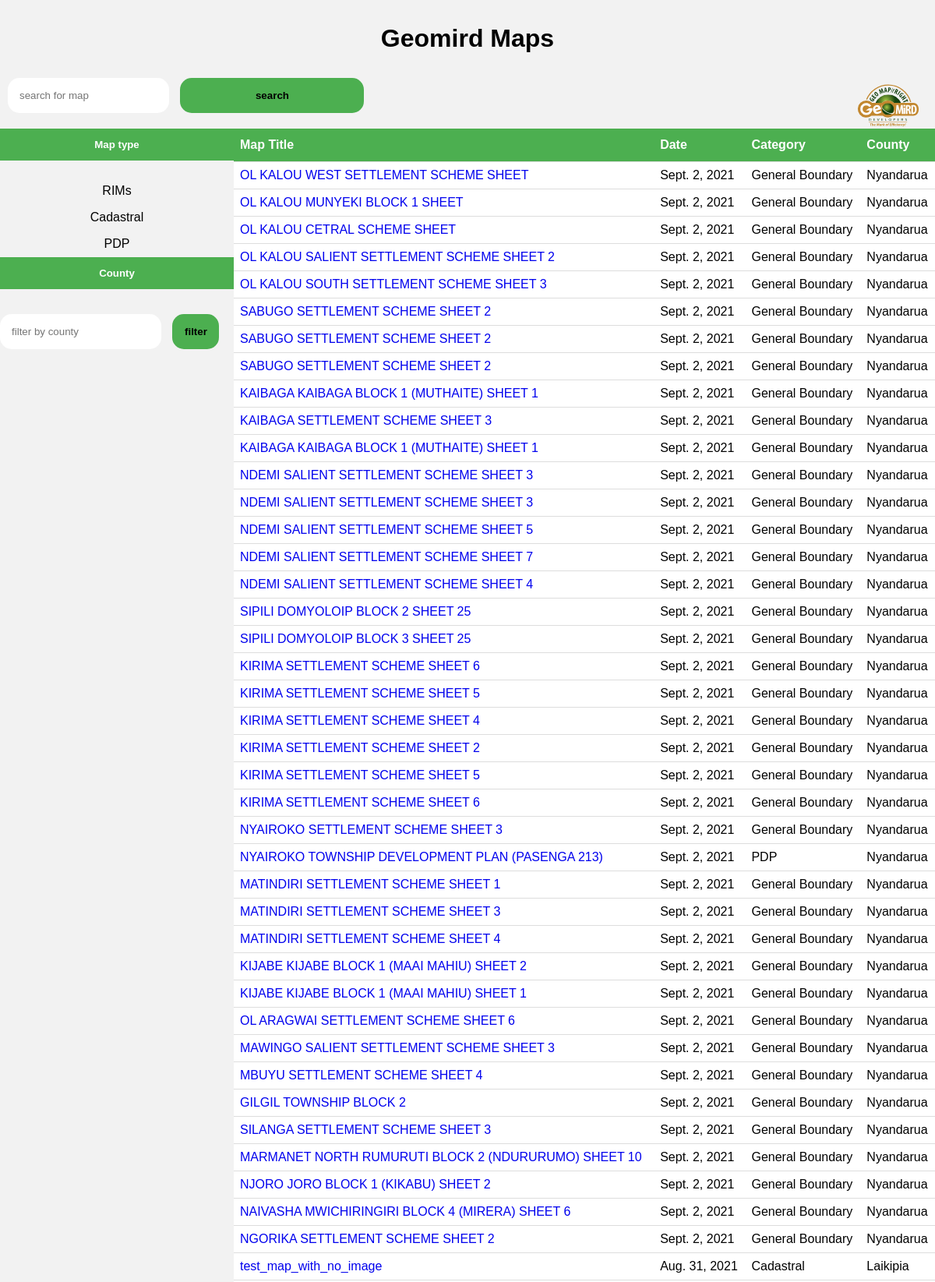
The page / (upper part) on the database its author committed.
### maplogs/models.py (models this page shows, shortened)
class Map(models.Model):
    map_category_choices = [
        ('Cadastral', 'cadastral map'),
        ('General Boundary', 'general boundary'),
        ('PDP', 'pdp')
    ]
    county_choices = [
        ('Laikipia', 'Laikipia'),
        ('Nakuru', 'Nakuru'),
        ('Nyeri', 'Nyeri'),
        ('Nyandarua', 'Nyandarua'),
    ]
    title = models.CharField(max_length=200)
    scanned = models.BooleanField()
    upload_date = models.DateField(auto_now=True)
    stamped_county_date = models.DateField(auto_now=False, auto_now_add=False)
    county = models.CharField(max_length=50, choices=county_choices, default='Nyandarua')
    map_category = models.CharField(max_length=100, choices=map_category_choices, default='General Boundary')
    image = models.ImageField(upload_to='maps/%Y/%m/%d', blank=True)
    class Meta:
        ordering = ('-stamped_county_date',)
    def get_absolute_url(self):
        return reverse('maps:map_details', args=[self.id])

### maplogs/views.py (the view)
# urls.py: path('', views.map_list, name='map_list'),
def map_list(request):
    maps = Map.objects.all()
    return render(request, 'maps/map_list.html', {'maps': maps})

### maplogs/templates/maps/map_list.html (shortened to what this page needs)
{% extends 'maps/base.html' %}
{% load static %}
{% block body %}
<table class="maps table">
    <tr>
        <th>Map Title</th>
        <th>Date</th>
        <th>Category</th>
        <th>County</th>
    </tr>
    {% for map in maps %}
    <tr>
        <td><a href="{{ map.get_absolute_url }}">{{ map.title }}</a></td>
        <td>{{ map.stamped_county_date }}</td>
        <td>{{ map.map_category }}</td>
        <td>{{ map.county }}</td>
    </tr>
    {% endfor %}
</table>
{% endblock %}

### maplogs/templates/maps/base.html (shortened to what this page needs)
{% load static %}
<!DOCTYPE html>
<html lang="en">
<head>
    <link rel="stylesheet" href="{% static 'maps/base.css' %}">
    <link rel="stylesheet" href="{% static 'maps/base.css' %}">
</head>
<body>
    <div class="header">
        <h1>Geomird Maps</h1>
        <a href="https://geomird.co.ke" class="logo">
            <img src="{% static 'img/logo.svg' %}" alt="">
        </a>
        <form action="{% url 'maps:search' %}" method="get">
            <input type="text" placeholder="search for map" name="search">
            <input type="submit" value="search">
        </form>
    </div>
    <div class="sidebar">
        <ul>
            <h5>Map type</h5>
            <li><a href="{% url 'maps:map_filter_rim' %}">RIMs</a></li>
            <li><a href="{% url 'maps:map_filter_cadastral' %}">Cadastral</a></li>
            <li><a href="{% url 'maps:map_filter_pdp' %}">PDP</a></li>
            <h5>County</h5>
            <form action="{% url 'maps:filter_by_county' %}" method="get">
                <input type="text" placeholder="filter by county" name="county">
                <input type="submit" value="filter">
            </form>
        </ul>
    </div>
    <div class="main">
        {% block body %}
        {% endblock %}
    </div>
</body>
</html>

### maplogs/static/maps/base.css (style rules this page uses)
body { margin: 0; padding: 0; font-family: Arial, Helvetica, sans-serif; }
a { text-decoration: none; }
h1 { text-align: center; }
input[type=text] { border: none; padding: 15px; border-radius: 15px; }
input[type=submit] { padding: 15px; margin: 10px; border-radius: 15px; background-repeat: no-repeat; background-color: #4CAF50; border: none; width: 20%; color: black; font-weight: bold; }
.header { background-color: #f2f2f2; margin: 0%; padding: 10px; white-space: nowrap; vertical-align: middle; }
.logo { width: 100px; float: right; margin-bottom: -50px; }
.main { margin-left: 25%; }
.maps { border-collapse: collapse; width: 100%; font-family: Arial, Helvetica, sans-serif; margin-top: 0; }
.maps th, .maps td { border-bottom: 1px solid #ddd; padding: 8px; }
.maps th { padding-top: 12px; padding-bottom: 12px; text-align: left; background-color: #4CAF50; color: white; }
ul h5 { color: white; background-color: #4CAF50; padding: 13px 16px; text-align: center; margin-top: 0; }
ul { list-style-type: none; margin: 0; padding: 0; width: 25%; height: 100%; position: fixed; overflow: auto; background-color: #f2f2f2; }
li a { display: block; color: #000; text-decoration: none; padding: 8px 16px; text-align: center; }

### rows shown on the page
Map: title "OL KALOU WEST SETTLEMENT SCHEME SHEET", stamped_county_date "Sept. 2, 2021", map_category "General Boundary", county "Nyandarua"
Map: title "OL KALOU MUNYEKI BLOCK 1 SHEET", stamped_county_date "Sept. 2, 2021", map_category "General Boundary", county "Nyandarua"
Map: title "OL KALOU CETRAL SCHEME SHEET", stamped_county_date "Sept. 2, 2021", map_category "General Boundary", county "Nyandarua"
Map: title "OL KALOU SALIENT SETTLEMENT SCHEME SHEET 2", stamped_county_date "Sept. 2, 2021", map_category "General Boundary", county "Nyandarua"
Map: title "OL KALOU SOUTH SETTLEMENT SCHEME SHEET 3", stamped_county_date "Sept. 2, 2021", map_category "General Boundary", county "Nyandarua"
Map: title "SABUGO SETTLEMENT SCHEME SHEET 2", stamped_county_date "Sept. 2, 2021", map_category "General Boundary", county "Nyandarua"
Map: title "SABUGO SETTLEMENT SCHEME SHEET 2", stamped_county_date "Sept. 2, 2021", map_category "General Boundary", county "Nyandarua"
Map: title "SABUGO SETTLEMENT SCHEME SHEET 2", stamped_county_date "Sept. 2, 2021", map_category "General Boundary", county "Nyandarua"
Map: title "KAIBAGA KAIBAGA BLOCK 1 (MUTHAITE) SHEET 1", stamped_county_date "Sept. 2, 2021", map_category "General Boundary", county "Nyandarua"
Map: title "KAIBAGA SETTLEMENT SCHEME SHEET 3", stamped_county_date "Sept. 2, 2021", map_category "General Boundary", county "Nyandarua"
Map: title "KAIBAGA KAIBAGA BLOCK 1 (MUTHAITE) SHEET 1", stamped_county_date "Sept. 2, 2021", map_category "General Boundary", county "Nyandarua"
Map: title "NDEMI SALIENT SETTLEMENT SCHEME SHEET 3", stamped_county_date "Sept. 2, 2021", map_category "General Boundary", county "Nyandarua"
Map: title "NDEMI SALIENT SETTLEMENT SCHEME SHEET 3", stamped_county_date "Sept. 2, 2021", map_category "General Boundary", county "Nyandarua"
Map: title "NDEMI SALIENT SETTLEMENT SCHEME SHEET 5", stamped_county_date "Sept. 2, 2021", map_category "General Boundary", county "Nyandarua"
Map: title "NDEMI SALIENT SETTLEMENT SCHEME SHEET 7", stamped_county_date "Sept. 2, 2021", map_category "General Boundary", county "Nyandarua"
Map: title "NDEMI SALIENT SETTLEMENT SCHEME SHEET 4", stamped_county_date "Sept. 2, 2021", map_category "General Boundary", county "Nyandarua"
Map: title "SIPILI DOMYOLOIP BLOCK 2 SHEET 25", stamped_county_date "Sept. 2, 2021", map_category "General Boundary", county "Nyandarua"
Map: title "SIPILI DOMYOLOIP BLOCK 3 SHEET 25", stamped_county_date "Sept. 2, 2021", map_category "General Boundary", county "Nyandarua"
Map: title "KIRIMA SETTLEMENT SCHEME SHEET 6", stamped_county_date "Sept. 2, 2021", map_category "General Boundary", county "Nyandarua"
Map: title "KIRIMA SETTLEMENT SCHEME SHEET 5", stamped_county_date "Sept. 2, 2021", map_category "General Boundary", county "Nyandarua"
Map: title "KIRIMA SETTLEMENT SCHEME SHEET 4", stamped_county_date "Sept. 2, 2021", map_category "General Boundary", county "Nyandarua"
Map: title "KIRIMA SETTLEMENT SCHEME SHEET 2", stamped_county_date "Sept. 2, 2021", map_category "General Boundary", county "Nyandarua"
Map: title "KIRIMA SETTLEMENT SCHEME SHEET 5", stamped_county_date "Sept. 2, 2021", map_category "General Boundary", county "Nyandarua"
Map: title "KIRIMA SETTLEMENT SCHEME SHEET 6", stamped_county_date "Sept. 2, 2021", map_category "General Boundary", county "Nyandarua"
Map: title "NYAIROKO SETTLEMENT SCHEME SHEET 3", stamped_county_date "Sept. 2, 2021", map_category "General Boundary", county "Nyandarua"
Map: title "NYAIROKO TOWNSHIP DEVELOPMENT PLAN (PASENGA 213)", stamped_county_date "Sept. 2, 2021", map_category "PDP", county "Nyandarua"
Map: title "MATINDIRI SETTLEMENT SCHEME SHEET 1", stamped_county_date "Sept. 2, 2021", map_category "General Boundary", county "Nyandarua"
Map: title "MATINDIRI SETTLEMENT SCHEME SHEET 3", stamped_county_date "Sept. 2, 2021", map_category "General Boundary", county "Nyandarua"
Map: title "MATINDIRI SETTLEMENT SCHEME SHEET 4", stamped_county_date "Sept. 2, 2021", map_category "General Boundary", county "Nyandarua"
Map: title "KIJABE KIJABE BLOCK 1 (MAAI MAHIU) SHEET 2", stamped_county_date "Sept. 2, 2021", map_category "General Boundary", county "Nyandarua"
Map: title "KIJABE KIJABE BLOCK 1 (MAAI MAHIU) SHEET 1", stamped_county_date "Sept. 2, 2021", map_category "General Boundary", county "Nyandarua"
Map: title "OL ARAGWAI SETTLEMENT SCHEME SHEET 6", stamped_county_date "Sept. 2, 2021", map_category "General Boundary", county "Nyandarua"
Map: title "MAWINGO SALIENT SETTLEMENT SCHEME SHEET 3", stamped_county_date "Sept. 2, 2021", map_category "General Boundary", county "Nyandarua"
Map: title "MBUYU SETTLEMENT SCHEME SHEET 4", stamped_county_date "Sept. 2, 2021", map_category "General Boundary", county "Nyandarua"
Map: title "GILGIL TOWNSHIP BLOCK 2", stamped_county_date "Sept. 2, 2021", map_category "General Boundary", county "Nyandarua"
Map: title "SILANGA SETTLEMENT SCHEME SHEET 3", stamped_county_date "Sept. 2, 2021", map_category "General Boundary", county "Nyandarua"
Map: title "MARMANET NORTH RUMURUTI BLOCK 2 (NDURURUMO) SHEET 10", stamped_county_date "Sept. 2, 2021", map_category "General Boundary", county "Nyandarua"
Map: title "NJORO JORO BLOCK 1 (KIKABU) SHEET 2", stamped_county_date "Sept. 2, 2021", map_category "General Boundary", county "Nyandarua"
Map: title "NAIVASHA MWICHIRINGIRI BLOCK 4 (MIRERA) SHEET 6", stamped_county_date "Sept. 2, 2021", map_category "General Boundary", county "Nyandarua"
Map: title "NGORIKA SETTLEMENT SCHEME SHEET 2", stamped_county_date "Sept. 2, 2021", map_category "General Boundary", county "Nyandarua"
Map: title "test_map_with_no_image", stamped_county_date "Aug. 31, 2021", map_category "Cadastral", county "Laikipia"
